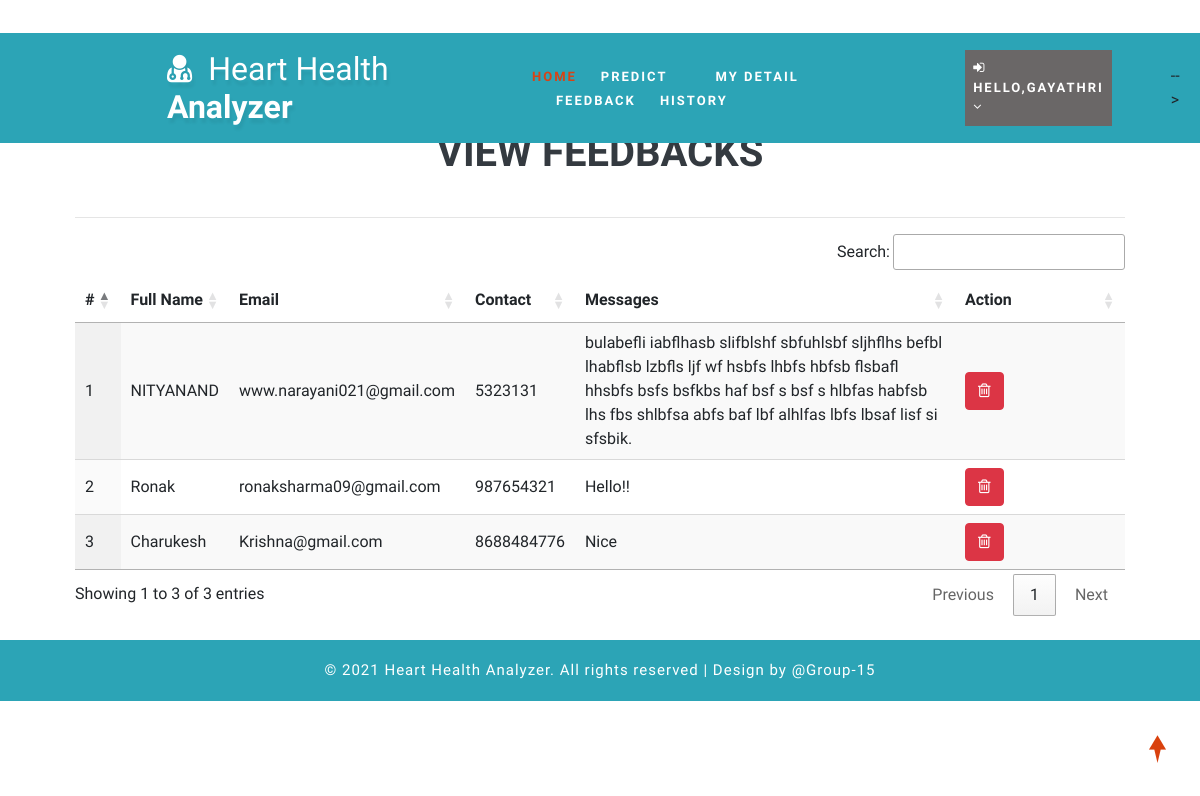
The page /view_feedback (signed in) on the database its author committed.
### health/models.py (models this page shows, shortened)
class Feedback(models.Model):
    user = models.ForeignKey(User, on_delete=models.CASCADE, null=True)
    messages = models.TextField(null=True)
    date = models.DateField(auto_now=True)

class Patient(models.Model):
    user = models.ForeignKey(User, on_delete=models.CASCADE, null=True)
    contact = models.CharField(max_length=100, null=True)
    address = models.CharField(max_length=100, null=True)
    dob = models.DateField(null=True)
    image = models.FileField(null=True)

### health/views.py (the view)
# urls.py: path('view_feedback', View_Feedback,name="view_feedback"),
@login_required(login_url="login")
def View_Feedback(request):
    dis = Feedback.objects.all()
    d = {'dis':dis}
    return render(request,'view_feedback.html',d)

### health/templates/view_feedback.html
{% extends 'index.html' %}
{% load static %}
{% block body %}
<div class="container-fluid" style="width:90%;margin-top:8%">
                    <div class="container-fluid">
                        <h1 align="center" class="w3ls-title text-uppercase text-dark font-weight-bold">View Feedbacks</h1><br>
                         </div><hr>
                                <table id="example" class="display" style="width:100%">
                                  <thead>
                                    <tr>
                                      <th>#</th>
                                      <th>Full Name</th>
                                      <th>Email</th>
                                      <th>Contact</th>
                                      <th>Messages</th>
                                      <th>Action</th>
                                  </tr>
                              </thead>
                              <tbody>
                              {% for i in dis %}
                                <tr>
                                  <td>{{forloop.counter}}</td>
                                  <td>{{i.user.first_name}} {{i.user.user.last_name}}</td>
                                  <td>{{i.user.email}}</td>
                                  <td>{{i.user.patient_set.all.0.contact}}</td>
                                  <td>{{i.messages}}</td>
                                  <td style="width:150px">
                                      <a href="{% url 'delete_feedback' i.id %}" ><button class="btn btn-danger" onclick="return confirm('Are you sure?')"><i class="fa fa-trash-o"></i></button></a></td>
                              </tr>
                              {% endfor %}
                          </tbody>
                      </table>
                  </div>
{% endblock %}

### health/templates/index.html (shortened to what this page needs)
<!DOCTYPE html>
{% load static %}
<html lang="zxx">
<head>
	<link rel="stylesheet" href="{% static 'css/bootstrap.css' %}">
	<link href="{% static 'css/css_slider.css' %}" type="text/css" rel="stylesheet" media="all">
	<link rel="stylesheet" href="{% static 'css/style.css' %}" type="text/css" media="all" />
	<link href="{% static 'css/font-awesome.min.css' %}" rel="stylesheet">
<link rel='stylesheet' type='text/css' href="https://cdn.datatables.net/1.10.21/css/jquery.dataTables.min.css">
<link rel='stylesheet' type='text/css' href="https://cdn.datatables.net/buttons/1.6.2/css/buttons.dataTables.min.css">
</head>
<body>
	<div id="home" style="margin-bottom:2%">
		<header>
			<div class="top-bar py-3">
				<div class="container">
					<div class="row">
						<div class="col-xl-7 col-lg-6 col-md-4 top-social-agile text-md-right text-center mt-md-0 mt-2">
							<div class="row">
								<div class="col-xl-3 col-lg-4 col-6 top-w3layouts p-md-0 text-right">
								</div>
								<div class="col-xl-3 col-lg-4 col-6 header-w3layouts text-md-right text-left">
								</div>
							</div>
						</div>
					</div>
				</div>
			</div>
		</header>
		<div class="main-top" style="background:rgb(44, 164, 182)">
			<div class="container-fluid">
				<div class="header d-md-flex justify-content-between align-items-center py-3">
					<div id="logo" style="margin-left:13%">
						<h1>
							<a href="index.html">
								<span class="fa fa-user-md mr-2"></span>
								<span class="logo-sp">Heart Health </span>Analyzer
							</a>
						</h1>
					</div>
					{% if request.user.is_staff %}
					<div class="nav_w3ls" style="margin-right:4%">
						<nav>
							<label for="drop1" class="toggle">Menu</label>
							<input type="checkbox" id="drop1" />
							<ul class="menu" style="padding:15px;width:100%">
								<li class="mx-lg-4 mx-md-3 my-md-0 my-2"><a href="{% url 'admin_home' %}" >Home</a></li>
								<li>
									<label for="drop-2" class="toggle toogle-2"> <span class="fa fa-angle-down" aria-hidden="true"></span>
									</label>
									<a href="#"> Doctor <span class="fa fa-angle-down" aria-hidden="true"></span></a>
									<ul style="margin-top:2%;width:40%;margin-right:0%">
										<li style="width:100%;"><a href="/add_doctor" class="drop-text">Add Doctor</a></li>
										<li style="width:100%;"><a href="/view_doctor" class="drop-text">View Doctor</a></li>
									</ul>
								</li>
								<li class="mx-lg-4 mx-md-3 my-md-0 my-2"><a href="/view_patient">Patient</a></li>
								<li class="mx-lg-4 mx-md-3 my-md-0 my-2">
									<a href="/view_search_pat">Searched Data</a></li>
								<li><a href="/view_feedback">Feedback</a></li>
							</ul>
						</nav>
					</div>
					<div class="nav_w3ls" style="margin-right:3%">
						<nav>
							<label for="drop2" class="toggle">Menu</label>
							<input type="checkbox" id="drop2" />
							<ul class="menu">
								<li class="mx-lg-4 mx-md-3 my-md-0 my-2" style="background:red;padding:8px">
									<label for="drop-2" class="toggle toogle-2"> <span class="fa fa-angle-down" aria-hidden="true"></span>
									</label>
									<a href="#"><i class="fa fa-user"></i> {{request.user.username}} <span class="fa fa-angle-down" aria-hidden="true"></span></a>
									<ul style="margin-top:10%;width:80%;margin-right:5%">
										<li style="width:100%;"><a href="{% url 'change_password' %}" class="drop-text">Password</a></li>
										<li style="width:100%;"><a href="{% url 'logout' %}" class="drop-text">Logout</a></li>
									</ul>
								</li>
							</ul>
						</nav>
					</div>
					{% elif request.user.patient_set.all.0 %}
					<div class="nav_w3ls" style="margin-left:5%;font-weight:bold">
						<nav>
							<ul class="menu" style="padding:15px;width:100%">
								<li><a href="{% url 'patient_home' %}" class="active">Home</a></li>
								<li class="mx-lg-4 mx-md-3 my-md-0 my-2"><a href="/add_heartdetail">Predict</a></li>
								<li class="mx-lg-4 mx-md-3 my-md-0 my-2"><a href="/profile_doctor">My Detail</a></li>
								<li class="mx-lg-4 mx-md-3 my-md-0 my-2"><a href="/sent_feedback">Feedback</a></li>
								<li><a href="/view_search_pat">History</a></li>
							</ul>
						</nav>
					</div>
					<div class="nav_w3ls" style="margin-right:3%">
						<nav>
							<ul class="menu">
								<li class="mx-lg-4 mx-md-3 my-md-0 my-2" style="background:#6a6767;padding:8px">
									<a href="#"><i class="fa fa-sign-in"></i> Hello,{{request.user.username}} <span class="fa fa-angle-down" aria-hidden="true"></span></a>
								</li>
							</ul>
						</nav>
					</div>
					{% endif %} -->
				</div>
			</div>
		</div>
		{% block body %}
		{% endblock %}
	</div>
	<div class="copy-w3pvt" style="background: rgb(44, 164, 182); color: white;">
		<div class="container py-3">
			<div class="row">
				<div class="col-12 d-flex align-items-center justify-content-center">
					<p style="margin: 0; text-align: center; color: white;">
						&copy; 2021 Heart Health Analyzer. All rights reserved | Design by @Group-15
					</p>
				</div>
			</div>
		</div>
	</div>
	<a href="#home" style="color:white" class="move-top text-center"></a>
</body>
</html>

### health/static/css/style.css (style rules this page uses)
body { padding: 0; margin: 0; background: #FFF; font-family: 'Quicksand', sans-serif; }
body a, body button { transition: 0.5s all; -webkit-transition: 0.5s all; -moz-transition: 0.5s all; -o-transition: 0.5s all; -ms-transition: 0.5s all; text-decoration: none; }
html { scroll-behavior: smooth; }
h1, h2, h3, h4, h5, h6 { margin: 0; padding: 0; font-family: 'Mukta', sans-serif; }
p { margin: 0; padding: 0; font-size: 15px; letter-spacing: 1px; line-height: 1.9; color: #999; font-family: 'Quicksand', sans-serif; }
ul, ol { margin: 0; padding: 0; }
a.move-top { width: 34px; height: 34px; background: url(../images/move-top.png) no-repeat; display: inline-block; position: fixed; bottom: 4%; right: 2%; z-index: 0; }
#home { position: relative; }
.main-top { position: absolute; z-index: 999; width: 100%; background: rgba(0, 0, 0, 0.4); }
nav { margin: 0; padding: 0; }
#logo a { float: left; display: initial; font-weight: 700; font-size: 32px; color: #fff; text-shadow: 2px 5px 3px rgba(0, 0, 0, 0.06); padding: 0; }
span.logo-sp { font-weight: 100; }
nav:after { content: ""; display: table; clear: both; }
nav ul { float: right; padding: 0; margin: 0; list-style: none; position: relative; }
nav ul li { margin: 0px; display: inline-block; float: left; }
nav a { padding: 0; color: #fff; font-size: 13px; letter-spacing: 2px; font-weight: 700; text-transform: uppercase; display: inline-block; transition: 0.5s all; -webkit-transition: 0.5s all; -moz-transition: 0.5s all; -o-transition: 0.5s all; -ms-transition: 0.5s all; }
.menu li a.active, .menu li a:hover { color: #2196f3; transition: 0.5s all; -webkit-transition: 0.5s all; -moz-transition: 0.5s all; -o-transition: 0.5s all; -ms-transition: 0.5s all; color: #d84315; }
li>a:only-child:after { content: ''; }

### rows shown on the page
Feedback: user.first_name "NITYANAND", user.email "www.narayani021@gmail.com", user.patient_set.all.0.contact "5323131", messages "bulabefli iabflhasb slifblshf sbfuhlsbf sljhflhs befbl lhabflsb lzbfls ljf wf hsbfs lhbfs hbfsb flsbafl hhsbfs bsfs bsfkbs haf bsf s bsf s hlbfas habfsb lhs fbs shlbfsa abfs baf lbf alhlfas lbfs lbsaf lisf si sfsbik."
Feedback: user.first_name "Ronak", user.email "ronaksharma09@gmail.com", user.patient_set.all.0.contact "987654321", messages "Hello!!"
Feedback: user.first_name "Charukesh", user.email "Krishna@gmail.com", user.patient_set.all.0.contact "8688484776", messages "Nice"

### other values the page prints
{{ request.user.username }} "GAYATHRI"
